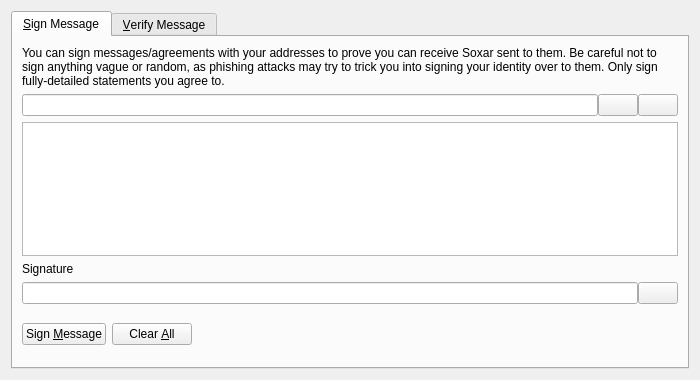
<?xml version="1.0" encoding="UTF-8"?>
<ui version="4.0">
 <class>SignVerifyMessageDialog</class>
 <widget class="QDialog" name="SignVerifyMessageDialog">
  <property name="geometry">
   <rect>
    <x>0</x>
    <y>0</y>
    <width>700</width>
    <height>380</height>
   </rect>
  </property>
  <property name="windowTitle">
   <string>Signatures - Sign / Verify a Message</string>
  </property>
  <property name="modal">
   <bool>true</bool>
  </property>
  <layout class="QVBoxLayout" name="verticalLayout">
   <item>
    <widget class="QTabWidget" name="tabWidget">
     <property name="currentIndex">
      <number>0</number>
     </property>
     <widget class="QWidget" name="tabSignMessage">
      <attribute name="title">
       <string>&amp;Sign Message</string>
      </attribute>
      <layout class="QVBoxLayout" name="verticalLayout_SM">
       <item>
        <widget class="QLabel" name="infoLabel_SM">
         <property name="text">
          <string>You can sign messages/agreements with your addresses to prove you can receive Soxar sent to them. Be careful not to sign anything vague or random, as phishing attacks may try to trick you into signing your identity over to them. Only sign fully-detailed statements you agree to.</string>
         </property>
         <property name="textFormat">
          <enum>Qt::PlainText</enum>
         </property>
         <property name="wordWrap">
          <bool>true</bool>
         </property>
        </widget>
       </item>
       <item>
        <layout class="QHBoxLayout" name="horizontalLayout_1_SM">
         <property name="spacing">
          <number>0</number>
         </property>
         <item>
          <widget class="QValidatedLineEdit" name="addressIn_SM">
           <property name="toolTip">
            <string>The Soxar address to sign the message with</string>
           </property>
          </widget>
         </item>
         <item>
          <widget class="QPushButton" name="addressBookButton_SM">
           <property name="toolTip">
            <string>Choose previously used address</string>
           </property>
           <property name="text">
            <string/>
           </property>
           <property name="shortcut">
            <string>Alt+A</string>
           </property>
           <property name="autoDefault">
            <bool>false</bool>
           </property>
          </widget>
         </item>
         <item>
          <widget class="QPushButton" name="pasteButton_SM">
           <property name="toolTip">
            <string>Paste address from clipboard</string>
           </property>
           <property name="text">
            <string/>
           </property>
           <property name="shortcut">
            <string>Alt+P</string>
           </property>
           <property name="autoDefault">
            <bool>false</bool>
           </property>
          </widget>
         </item>
        </layout>
       </item>
       <item>
        <widget class="QPlainTextEdit" name="messageIn_SM">
         <property name="toolTip">
          <string>Enter the message you want to sign here</string>
         </property>
        </widget>
       </item>
       <item>
        <widget class="QLabel" name="signatureLabel_SM">
         <property name="text">
          <string>Signature</string>
         </property>
         <property name="textFormat">
          <enum>Qt::PlainText</enum>
         </property>
        </widget>
       </item>
       <item>
        <layout class="QHBoxLayout" name="horizontalLayout_2_SM">
         <property name="spacing">
          <number>0</number>
         </property>
         <item>
          <widget class="QLineEdit" name="signatureOut_SM">
           <property name="font">
            <font>
             <italic>true</italic>
            </font>
           </property>
           <property name="readOnly">
            <bool>true</bool>
           </property>
          </widget>
         </item>
         <item>
          <widget class="QPushButton" name="copySignatureButton_SM">
           <property name="toolTip">
            <string>Copy the current signature to the system clipboard</string>
           </property>
           <property name="text">
            <string/>
           </property>
           <property name="autoDefault">
            <bool>false</bool>
           </property>
          </widget>
         </item>
        </layout>
       </item>
       <item>
        <layout class="QHBoxLayout" name="horizontalLayout_3_SM">
         <item>
          <widget class="QPushButton" name="signMessageButton_SM">
           <property name="toolTip">
            <string>Sign the message to prove you own this Soxar address</string>
           </property>
           <property name="text">
            <string>Sign &amp;Message</string>
           </property>
           <property name="autoDefault">
            <bool>false</bool>
           </property>
          </widget>
         </item>
         <item>
          <widget class="QPushButton" name="clearButton_SM">
           <property name="toolTip">
            <string>Reset all sign message fields</string>
           </property>
           <property name="text">
            <string>Clear &amp;All</string>
           </property>
           <property name="autoDefault">
            <bool>false</bool>
           </property>
          </widget>
         </item>
         <item>
          <spacer name="horizontalSpacer_1_SM">
           <property name="orientation">
            <enum>Qt::Horizontal</enum>
           </property>
           <property name="sizeHint" stdset="0">
            <size>
             <width>40</width>
             <height>48</height>
            </size>
           </property>
          </spacer>
         </item>
         <item>
          <widget class="QLabel" name="statusLabel_SM">
           <property name="font">
            <font>
             <weight>75</weight>
             <bold>true</bold>
            </font>
           </property>
           <property name="text">
            <string/>
           </property>
           <property name="wordWrap">
            <bool>true</bool>
           </property>
          </widget>
         </item>
         <item>
          <spacer name="horizontalSpacer_2_SM">
           <property name="orientation">
            <enum>Qt::Horizontal</enum>
           </property>
           <property name="sizeHint" stdset="0">
            <size>
             <width>40</width>
             <height>48</height>
            </size>
           </property>
          </spacer>
         </item>
        </layout>
       </item>
      </layout>
     </widget>
     <widget class="QWidget" name="tabVerifyMessage">
      <attribute name="title">
       <string>&amp;Verify Message</string>
      </attribute>
      <layout class="QVBoxLayout" name="verticalLayout_VM">
       <item>
        <widget class="QLabel" name="infoLabel_VM">
         <property name="text">
          <string>Enter the receiver's address, message (ensure you copy line breaks, spaces, tabs, etc. exactly) and signature below to verify the message. Be careful not to read more into the signature than what is in the signed message itself, to avoid being tricked by a man-in-the-middle attack. Note that this only proves the signing party receives with the address, it cannot prove sendership of any transaction!</string>
         </property>
         <property name="textFormat">
          <enum>Qt::PlainText</enum>
         </property>
         <property name="alignment">
          <set>Qt::AlignLeading|Qt::AlignLeft|Qt::AlignTop</set>
         </property>
         <property name="wordWrap">
          <bool>true</bool>
         </property>
        </widget>
       </item>
       <item>
        <layout class="QHBoxLayout" name="horizontalLayout_1_VM">
         <property name="spacing">
          <number>0</number>
         </property>
         <item>
          <widget class="QValidatedLineEdit" name="addressIn_VM">
           <property name="toolTip">
            <string>The Soxar address the message was signed with</string>
           </property>
          </widget>
         </item>
         <item>
          <widget class="QPushButton" name="addressBookButton_VM">
           <property name="toolTip">
            <string>Choose previously used address</string>
           </property>
           <property name="text">
            <string/>
           </property>
           <property name="shortcut">
            <string>Alt+A</string>
           </property>
           <property name="autoDefault">
            <bool>false</bool>
           </property>
          </widget>
         </item>
        </layout>
       </item>
       <item>
        <widget class="QPlainTextEdit" name="messageIn_VM"/>
       </item>
       <item>
        <widget class="QValidatedLineEdit" name="signatureIn_VM"/>
       </item>
       <item>
        <layout class="QHBoxLayout" name="horizontalLayout_2_VM">
         <item>
          <widget class="QPushButton" name="verifyMessageButton_VM">
           <property name="toolTip">
            <string>Verify the message to ensure it was signed with the specified Soxar address</string>
           </property>
           <property name="text">
            <string>Verify &amp;Message</string>
           </property>
           <property name="autoDefault">
            <bool>false</bool>
           </property>
          </widget>
         </item>
         <item>
          <widget class="QPushButton" name="clearButton_VM">
           <property name="toolTip">
            <string>Reset all verify message fields</string>
           </property>
           <property name="text">
            <string>Clear &amp;All</string>
           </property>
           <property name="autoDefault">
            <bool>false</bool>
           </property>
          </widget>
         </item>
         <item>
          <spacer name="horizontalSpacer_1_VM">
           <property name="orientation">
            <enum>Qt::Horizontal</enum>
           </property>
           <property name="sizeHint" stdset="0">
            <size>
             <width>40</width>
             <height>48</height>
            </size>
           </property>
          </spacer>
         </item>
         <item>
          <widget class="QLabel" name="statusLabel_VM">
           <property name="font">
            <font>
             <weight>75</weight>
             <bold>true</bold>
            </font>
           </property>
           <property name="text">
            <string/>
           </property>
           <property name="wordWrap">
            <bool>true</bool>
           </property>
          </widget>
         </item>
         <item>
          <spacer name="horizontalSpacer_2_VM">
           <property name="orientation">
            <enum>Qt::Horizontal</enum>
           </property>
           <property name="sizeHint" stdset="0">
            <size>
             <width>40</width>
             <height>48</height>
            </size>
           </property>
          </spacer>
         </item>
        </layout>
       </item>
      </layout>
     </widget>
    </widget>
   </item>
  </layout>
 </widget>
 <customwidgets>
  <customwidget>
   <class>QValidatedLineEdit</class>
   <extends>QLineEdit</extends>
   <header>qvalidatedlineedit.h</header>
  </customwidget>
 </customwidgets>
 <resources>
  <include location="../soxar.qrc"/>
 </resources>
 <connections/>
</ui>
